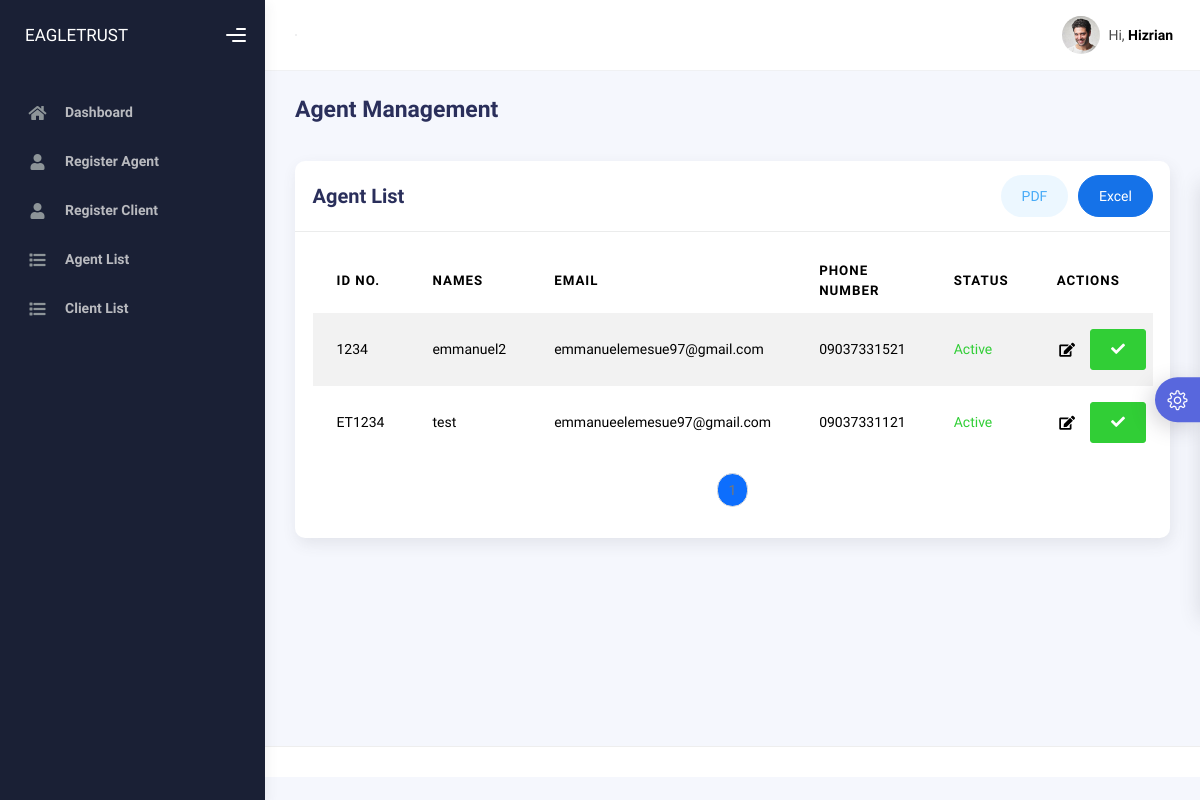
The app's page /agents/ (signed in) with its own data.
### dashboard/models.py (models this page shows, shortened)
class Agent(models.Model):
    STATUS_CHOICES = (
        (1, 'Active'),
        (0, 'Suspended'),
    )
    agent_id = models.CharField(primary_key=True, max_length=50, unique=True)
    username = models.CharField(max_length=255, unique=True)
    email = models.EmailField(unique=True)
    date_created = models.DateTimeField(auto_now_add=True, null=True)
    phone_number = models.CharField(max_length=11, null=True, unique=True)
    status = models.IntegerField(choices=STATUS_CHOICES, default=0)  # Default to active

### dashboard/views.py (the view)
# urls.py: path('agents/', views.Agentlist.as_view(), name="agent_list"),
@method_decorator(login_required, name='dispatch')
class Agentlist(ListView):
    model = Agent
    template_name = 'dashboard/admin2/agent_list.html'
    context_object_name = 'agent_list'
    def get_queryset(self):
        return Agent.objects.all()
    def get_context_data(self, **kwargs):
        context = super().get_context_data(**kwargs)
        total_agents = Agent.objects.count()
        total_customers = Customer.objects.count()
        context['total_agents'] = total_agents
        context['total_customers'] = total_customers
        return context

### templates/dashboard/admin2/agent_list.html (shortened to what this page needs)
{% extends 'dashboard/admin2/base.html' %}
{% load static %}
{% block content %}
<div class="container">
    <div class="page-inner">
        <div class="page-header">
            <h3 class="fw-bold mb-3">Agent Management</h3>
        </div>
        <div class="col-md-12">
            <div class="card">
                <div class="card-header">
                    <div class="d-flex align-items-center">
                        <h4 class="card-title">Agent List</h4>
                        <div class="ms-md-auto py-2 py-md-0">
                            <button class="btn btn-label-info btn-round me-2" id="export-pdf">PDF</button>
                            <button class="btn btn-primary btn-round" id="downloadexcel">Excel</button>
                        </div>
                    </div>
                </div>
                <div class="card-body">
                    <div class="table-responsive">
                        <table id="table" class="display table table-striped table-hover">
                            <thead>
                                <tr>
                                    <th>ID No.</th>
                                    <th>NAMES</th>
                                    <th>EMAIL</th>
                                    <th>PHONE NUMBER</th>
                                    <th>STATUS</th>
                                    <th style="width: 15%">Actions</th>
                                </tr>
                            </thead>
                            <tbody id="payment-history-body">
                                {% for agent in agent_list %}
                                <tr>
                                    <td>{{ agent.agent_id }}</td>
                                    <td>{{ agent.username }}</td>
                                    <td>{{ agent.email }}</td>
                                    <td>{{ agent.phone_number }}</td>
                                    <td>
                                        {% if agent.status == 1 %}
                                        <span class="text-success">Active</span>
                                        {% else %}
                                        <span class="text-danger">Suspended</span>
                                        {% endif %}
                                    </td>
                                    <td>
                                        <div class="row no-gutters text-center">
                                            <div class="col-6 d-flex justify-content-center align-items-center p-0">
                                                <i class="fas fa-edit" style="cursor:pointer;" data-bs-toggle="modal" data-bs-target="#editModal-{{ agent.agent_id }}" title="Edit Agent"></i>
                                            </div>
                                            <div class="col-6 d-flex justify-content-center align-items-center p-0">
                                                {% if agent.status == 1 %}
                                                <button class="btn btn-success toggle-status" data-id="{{ agent.agent_id }}" data-status="{{ agent.status }}" title="Suspend">
                                                    <i class="fas fa-check"></i>
                                                </button>
                                                {% else %}
                                                <button class="btn btn-danger toggle-status" data-id="{{ agent.agent_id }}" data-status="{{ agent.status }}" title="Activate">
                                                    <i class="fas fa-times"></i>
                                                </button>
                                                {% endif %}
                                            </div>
                                        </div>
                                    </td>
                                </tr>
                                {% endfor %}
                            </tbody>
                        </table>
                        <nav aria-label="Page navigation">
                            <ul class="pagination justify-content-center" id="pagination-controls"></ul>
                        </nav>
                    </div>
                </div>
            </div>
        </div>
    </div>
</div>
{% endblock %}

### records on screen
Agent: agent_id "1234", username "emmanuel2", email "emmanuelemesue97@gmail.com", phone_number "09037331521", status "Active"
Agent: agent_id "ET1234", username "test", email "emmanueelemesue97@gmail.com", phone_number "09037331121", status "Active"
